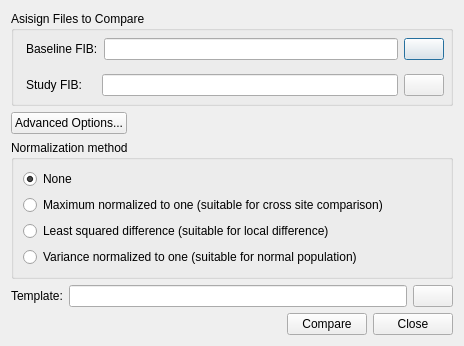
<?xml version="1.0" encoding="UTF-8"?>
<ui version="4.0">
 <class>individual_connectometry</class>
 <widget class="QDialog" name="individual_connectometry">
  <property name="geometry">
   <rect>
    <x>0</x>
    <y>0</y>
    <width>464</width>
    <height>346</height>
   </rect>
  </property>
  <property name="sizePolicy">
   <sizepolicy hsizetype="Preferred" vsizetype="Maximum">
    <horstretch>0</horstretch>
    <verstretch>0</verstretch>
   </sizepolicy>
  </property>
  <property name="windowTitle">
   <string>Individual Connectometry</string>
  </property>
  <layout class="QVBoxLayout" name="verticalLayout">
   <property name="sizeConstraint">
    <enum>QLayout::SetDefaultConstraint</enum>
   </property>
   <item>
    <widget class="QGroupBox" name="groupBox_3">
     <property name="title">
      <string>Asisign Files to Compare</string>
     </property>
     <layout class="QVBoxLayout" name="verticalLayout_2">
      <property name="spacing">
       <number>0</number>
      </property>
      <property name="leftMargin">
       <number>6</number>
      </property>
      <property name="topMargin">
       <number>0</number>
      </property>
      <property name="rightMargin">
       <number>0</number>
      </property>
      <property name="bottomMargin">
       <number>0</number>
      </property>
      <item>
       <widget class="QWidget" name="widget" native="true">
        <layout class="QHBoxLayout" name="horizontalLayout">
         <property name="leftMargin">
          <number>6</number>
         </property>
         <property name="topMargin">
          <number>6</number>
         </property>
         <property name="rightMargin">
          <number>6</number>
         </property>
         <property name="bottomMargin">
          <number>6</number>
         </property>
         <item>
          <widget class="QLabel" name="subject_file">
           <property name="minimumSize">
            <size>
             <width>70</width>
             <height>0</height>
            </size>
           </property>
           <property name="text">
            <string>Baseline FIB:</string>
           </property>
          </widget>
         </item>
         <item>
          <widget class="QLineEdit" name="File1"/>
         </item>
         <item>
          <widget class="QPushButton" name="load_baseline">
           <property name="maximumSize">
            <size>
             <width>40</width>
             <height>16777215</height>
            </size>
           </property>
           <property name="text">
            <string/>
           </property>
           <property name="icon">
            <iconset resource="../icons.qrc">
             <normaloff>:/icons/icons/open.xpm</normaloff>:/icons/icons/open.xpm</iconset>
           </property>
          </widget>
         </item>
        </layout>
       </widget>
      </item>
      <item>
       <widget class="QWidget" name="widget_2" native="true">
        <layout class="QHBoxLayout" name="horizontalLayout_2">
         <property name="leftMargin">
          <number>6</number>
         </property>
         <property name="topMargin">
          <number>6</number>
         </property>
         <property name="rightMargin">
          <number>6</number>
         </property>
         <property name="bottomMargin">
          <number>6</number>
         </property>
         <item>
          <widget class="QLabel" name="subject2_file">
           <property name="minimumSize">
            <size>
             <width>70</width>
             <height>0</height>
            </size>
           </property>
           <property name="text">
            <string>Study FIB:</string>
           </property>
          </widget>
         </item>
         <item>
          <widget class="QLineEdit" name="File2"/>
         </item>
         <item>
          <widget class="QPushButton" name="open_subject2">
           <property name="maximumSize">
            <size>
             <width>40</width>
             <height>16777215</height>
            </size>
           </property>
           <property name="text">
            <string/>
           </property>
           <property name="icon">
            <iconset resource="../icons.qrc">
             <normaloff>:/icons/icons/open.xpm</normaloff>:/icons/icons/open.xpm</iconset>
           </property>
          </widget>
         </item>
        </layout>
       </widget>
      </item>
     </layout>
    </widget>
   </item>
   <item>
    <layout class="QHBoxLayout" name="horizontalLayout_3">
     <property name="bottomMargin">
      <number>0</number>
     </property>
     <item>
      <widget class="QPushButton" name="pushButton">
       <property name="text">
        <string>Advanced Options...</string>
       </property>
      </widget>
     </item>
     <item>
      <spacer name="horizontalSpacer_2">
       <property name="orientation">
        <enum>Qt::Horizontal</enum>
       </property>
       <property name="sizeHint" stdset="0">
        <size>
         <width>40</width>
         <height>20</height>
        </size>
       </property>
      </spacer>
     </item>
    </layout>
   </item>
   <item>
    <widget class="QWidget" name="widget_3" native="true">
     <layout class="QVBoxLayout" name="verticalLayout_3">
      <property name="leftMargin">
       <number>0</number>
      </property>
      <property name="topMargin">
       <number>0</number>
      </property>
      <property name="rightMargin">
       <number>0</number>
      </property>
      <property name="bottomMargin">
       <number>0</number>
      </property>
      <item>
       <widget class="QGroupBox" name="norm_method">
        <property name="title">
         <string>Normalization method</string>
        </property>
        <layout class="QVBoxLayout" name="verticalLayout_4">
         <item>
          <widget class="QRadioButton" name="norm0">
           <property name="text">
            <string>None</string>
           </property>
           <property name="checked">
            <bool>true</bool>
           </property>
          </widget>
         </item>
         <item>
          <widget class="QRadioButton" name="norm1">
           <property name="text">
            <string>Maximum normalized to one (suitable for cross site comparison)</string>
           </property>
          </widget>
         </item>
         <item>
          <widget class="QRadioButton" name="norm2">
           <property name="text">
            <string>Least squared difference (suitable for local difference)</string>
           </property>
          </widget>
         </item>
         <item>
          <widget class="QRadioButton" name="norm3">
           <property name="text">
            <string>Variance normalized to one (suitable for normal population)</string>
           </property>
          </widget>
         </item>
        </layout>
       </widget>
      </item>
      <item>
       <layout class="QHBoxLayout" name="horizontalLayout_5">
        <property name="bottomMargin">
         <number>0</number>
        </property>
        <item>
         <widget class="QLabel" name="label">
          <property name="text">
           <string>Template:</string>
          </property>
         </widget>
        </item>
        <item>
         <widget class="QLineEdit" name="Template"/>
        </item>
        <item>
         <widget class="QPushButton" name="open_template">
          <property name="text">
           <string/>
          </property>
          <property name="icon">
           <iconset resource="../icons.qrc">
            <normaloff>:/icons/icons/open.xpm</normaloff>:/icons/icons/open.xpm</iconset>
          </property>
         </widget>
        </item>
       </layout>
      </item>
     </layout>
    </widget>
   </item>
   <item>
    <layout class="QHBoxLayout" name="horizontalLayout_4">
     <item>
      <spacer name="horizontalSpacer">
       <property name="orientation">
        <enum>Qt::Horizontal</enum>
       </property>
       <property name="sizeHint" stdset="0">
        <size>
         <width>40</width>
         <height>20</height>
        </size>
       </property>
      </spacer>
     </item>
     <item>
      <widget class="QPushButton" name="compare">
       <property name="text">
        <string>Compare</string>
       </property>
      </widget>
     </item>
     <item>
      <widget class="QPushButton" name="Close">
       <property name="text">
        <string>Close</string>
       </property>
      </widget>
     </item>
    </layout>
   </item>
  </layout>
 </widget>
 <resources>
  <include location="../icons.qrc"/>
 </resources>
 <connections/>
</ui>
